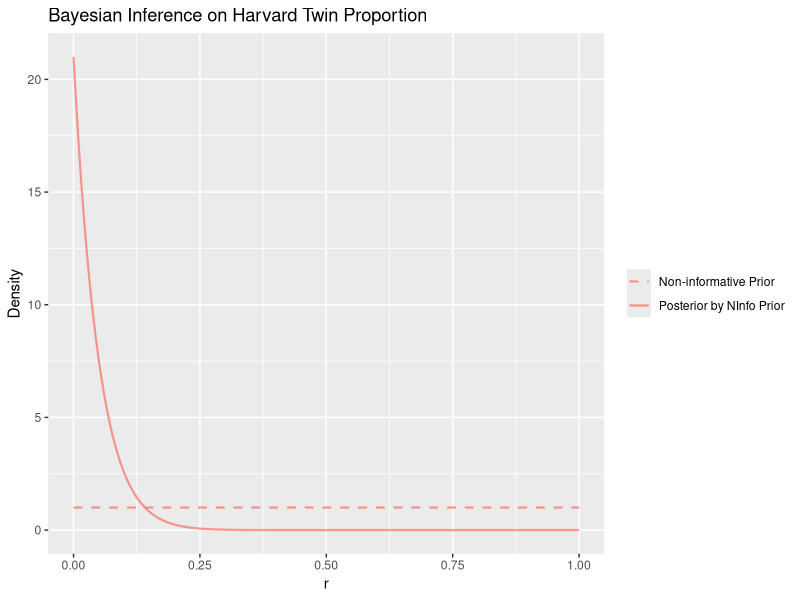

R code for this plot: (Note: this script raises an error after producing the figure.)
## ---- chunk 1
n.twin <- 0
n.sample <- 20
## ---- chunk 2
phat <- n.twin/n.sample
phat
## ---- chunk 3
se <- sqrt(phat*(1-phat)/n.sample)
twin_ci <- phat + c(-1, 1) * qnorm(0.975) * se
twin_ci
## ---- chunk 4
b0 <- 1
a0 <- 1
bn <- b0 + n.sample
an <- a0 + n.twin
r.bayes0.hat <- an/(an+bn)

#Credible
r.bayes0.hat <- an / (an+bn)
r.bayes0.CI <- c(qbeta(0.025, an, bn), qbeta(0.975, an, bn))

a01 <- 3
b01 <- 100
bn1 <- b01 + n.sample
an1 <- a01 + n.twin
r.bayes1.hat <- an1/(an1+bn1)
r.bayes1.CI <- c(qbeta(0.025, an1, bn1), qbeta(0.975, an1, bn1))
## ---- chunk 5
library(ggplot2)
library(reshape2)
x <- seq(0,1,length=301)
beta_dist <- data.frame(cbind(x, dbeta(x,a0,b0), 
                              dbeta(x,a01,b01),
                              dbeta(x,an,bn),
                              dbeta(x, an1, bn1)))

colnames(beta_dist) <- c("x","Non-informative Prior","US population-based Prior","Posterior by NInfo Prior", "Posterior by US Prior")
beta_dist <- melt(beta_dist,x)

g <- ggplot(beta_dist[beta_dist$variable%in%c("Non-informative Prior","Posterior by NInfo Prior"),], aes(x, value, color=variable)) +
  geom_line(aes(linetype=variable),size=0.75, alpha=0.75) + 
  labs(title="Bayesian Inference on Harvard Twin Proportion") + 
  theme(legend.title=element_blank()) + 
  labs(x="r", y="Density") +
  scale_linetype_manual(values=c(2,1)) +
  scale_size_manual(values=c(0.5,1)) +
  scale_color_manual(values=c("#F8766D","#F8766D")) 
## ---- chunk 6
g.info <- ggplot(beta_dist[beta_dist$variable%in%c("US population-based Prior", "Posterior by US Prior"),], aes(x, value, color=variable)) +
  geom_line(aes(linetype=variable),size=0.75, alpha=0.75) + 
  labs(title="Bayesian Inference on Harvard Twin Proportion") + 
  theme(legend.title=element_blank()) + 
  labs(x="r", y="Density") +
  scale_linetype_manual(values=c(2,1)) +
  scale_size_manual(values=c(0.5,1)) +
  scale_colour_manual(values=cbbPalette[-1])
g.info
## ---- chunk 7
df_point1 <- data.frame(est = c(r.bayes1.hat, 0), method = as.factor(c("Bayes est", "Freq est")))

g1.info <- g.info + 
  xlim(c(0,0.3)) +
  geom_vline(data = df_point1, aes(xintercept = est, color = method), linetype = "dotted") +
  scale_color_manual(values=c(cbbPalette[2:3], cbbPalette[c(3,1)])) +
  annotate("rect", xmin=r.bayes1.CI[1], xmax=r.bayes1.CI[2], ymin=0, ymax=Inf, alpha=0.1, fill=cbbPalette[3])
g1.info
## ---- chunk 8
n_sim <- 1000
set.seed(465)
coin_flip <- sample(c("H", "T"), size = n_sim, replace = T, prob = c(0.75, 0.25))
freq_H <- sapply(1:n_sim, function(x){mean(coin_flip[1:x]=="H")})
df_freq_H <- data.frame(num_flips = 1:n_sim, prop_H = freq_H)

n_curr <- 100
ggplot(df_freq_H[1:n_curr, ], aes(x = num_flips, y = prop_H)) +
  geom_line() + xlim(c(1, n_sim)) + ggtitle("Number of Flips: 100") +
  geom_hline(yintercept = 0.75) +  scale_colour_manual(values=cbbPalette[2])

n_curr <- 1000
ggplot(df_freq_H[1:n_curr, ], aes(x = num_flips, y = prop_H)) +
  geom_line() + xlim(c(1, n_sim)) + ggtitle("Number of Flips: 1000") +
  geom_hline(yintercept = 0.75, color = cbbPalette[2]) 
